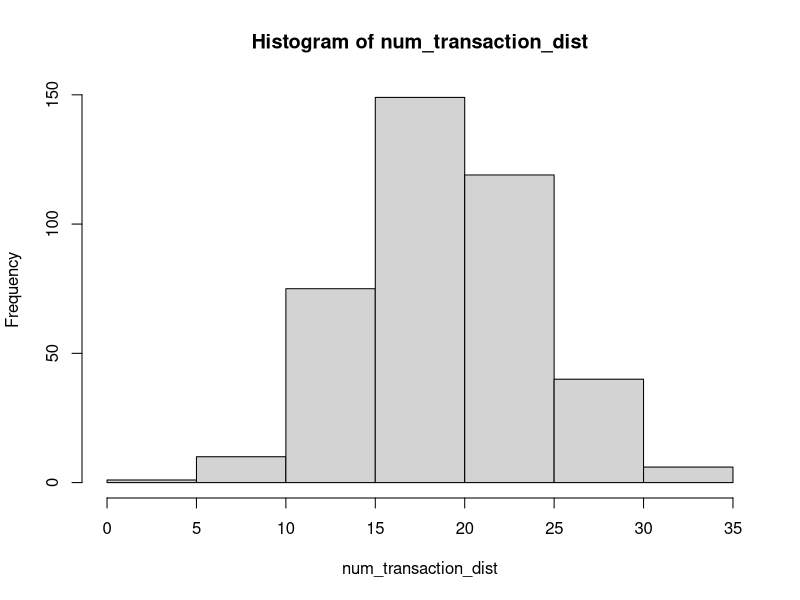
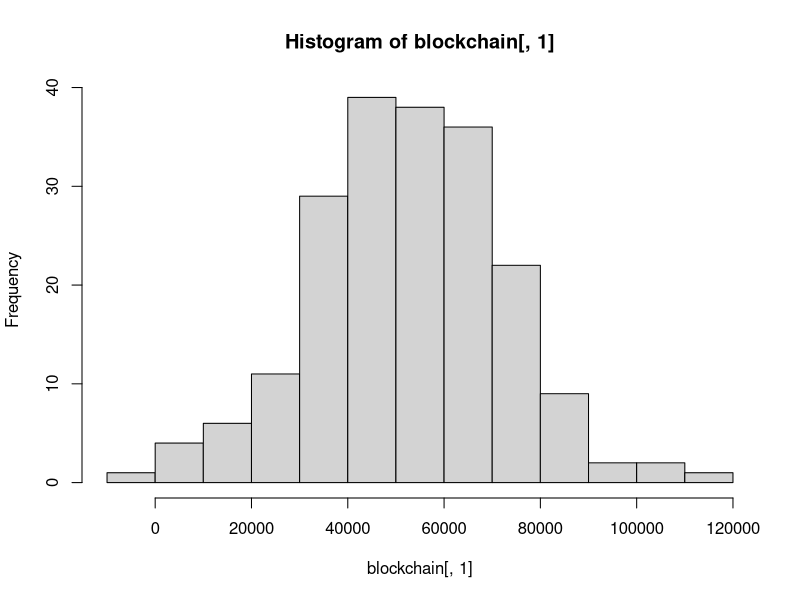

Reproduce these figures in R, in order.
# Monero dynamic blocksize simulator script
# 2017 Gingeropolous

# install.packages("ggplot2")
# install.packages("reshape")

#Only this one is necessary. Tried the above to to try and get some graphs but lost patience. 
# install.packages("digest")

library(digest)
#library(adagio)
# require(ggplot2)
# require(reshape)

setwd("/home/user/Desktop/r-blockchain-sim/")
# sink('blocksim_output.txt')


# PARAMETERS TO MODIFY
tx_mean <- 20 # mean number of transactions to add to txpool during each block
tx_sd <- 5 # standard deviation for that 
# Our Transaction Number Distribution. Just run these lines to see the distribution
num_transaction_dist <- floor(rnorm(400, mean=tx_mean, sd=tx_sd))
hist(num_transaction_dist)

num_blocks <- 20 # Number of blocks to run simulation. 720 = 1 day
default_mult <- 4 # The default fee multiplier
spike_factor <- 3 # The multiplier of simulated transaction spikes that defy the normal distribution
wallet_auto_fee <- FALSE # When I figure out how to code the auto fee I'll play with it

gen_coins <- 14092278e12 # Total generated coins grabbed from moneroblocks.info circa 3/12/2017
plus_one <- FALSE # This triggers the experimental +1 policy, where there is no fee

# Formulas and parameters that can be modified 

ref_base <- 10e12
CRYPTONOTE_BLOCK_GRANTED_FULL_REWARD_ZONE_V2 <- 60000 # new on is 300000, old one is 60000
fee_factor <- 0.004e12

# Write the new start of the blockchain text file
cat(c(date(),"New blockchain run","Number of blocks",num_blocks,"default multiplier",default_mult,"spike factor",spike_factor,"tx_mean",tx_mean,"tx_sd",tx_sd) , file = "live_blockchain.txt", sep = "\n", fill = FALSE, labels = NULL, append = FALSE)


#Formula sources

#From: https://en.wikipedia.org/wiki/Monero_(cryptocurrency)#Features
# max(0.6, floor((tot_coins − gen_coins)*2e−19)*10e−12)
# max(0.6, floor((M − A)×2−19)×10−12) XMR, with M = 264 − 1 and A = 1012 times the amount of XMR already emitted).


#From: http://monero.stackexchange.com/questions/2531/how-does-the-dynamic-fee-calculation-work
#fee = (R/R0) * (M0/M) * F0
#R: base reward
#R0: reference base reward (10 monero)
#M: block size limit
#M0: minimum block size limit (60000)
#F0: 0.002 monero

#From: https://github.com/monero-project/monero/pull/1276/files#diff-1279d7b0ddc432573cd2bd8c6e632c1fR2718
# uint64_t unscaled_fee_per_kb = (DYNAMIC_FEE_PER_KB_BASE_FEE * CRYPTONOTE_BLOCK_GRANTED_FULL_REWARD_ZONE_V2 / median_block_size);

# These shouldn't be modified
size_block_template <- 0 # Don't modify
tot_coins <- 0xffffffffffffffff # Grabbed from moneromooos thing. Hooray R can read this nonsense

# Create a tx_pool, where each transaction is merely identified by the fee multiplier associated with it
# Transactions will be added to the pool by appending to it, so the higher index of the transaction, the newer the transaction
# tx_pool <- c() # should declare empty? screw it, we're not concerned with memory performance
#I think this should be a matrix

tx_pool <- matrix(NA,ncol = 5)

# Tx pool format:
# Col 1: block entered
# Col 2: fee
# Col 3: hash
# Col 4: tx_size, currently fixed, but will at some point be variable
# Col 5: fee multiplier

# Create a blockchain, and boostrap it with a median as pulled from the existing blockchain
blockchain <- matrix(NA,nrow=200, ncol = 10)
blockchain[,1] <- (rnorm(200, mean=51983.5, sd=20000))
hist(blockchain[,1])

# Block header format
# Col 1: block size
# Col 2: Number of transactions
# Col 3: unmodified base reward
# Col 4: Penalty
# Col 5: Total fees
# Col 6: Final block reward
# Col 7: Remaining transaction in txpool
# Col 8: Number transaction entered into pool in this block
# Col 9: Max age of transaction that was added to this block
# Col 10: Median past 100

bcnames <- c("Block Size","Transactions in block","Base Reward","Block Penalty","Fees in Block","Total Block Reward with Fees","Remaining of txs in txpool","Num transactions entered into txpool","Oldest.tx","Median100")

tmpltnames <- c("Blocktime added to txpool","Fee","Hash","Size","Multiplier")


# This is the beginning of the simulated blockchain. It will run num_blocks many times.
for (i in 1:num_blocks) {
  print("Beginning of block loop")
  print(i)
  #Take care of base reward!
  base_reward <-( tot_coins - gen_coins ) * 2^-19 
  if (base_reward < 600000000000) { base_reward <- 600000000000 }
  
  # Lets generate some fake numbers!
  
  # Number of transactions being created by users and added to the txpool in this block
  num_tx <- rnorm(1, mean=tx_mean, sd=tx_sd) # Genernate the number of transactions that are getting into the mempool during this block
  if (num_tx < 0 ) {num_tx <- 0} # If the numberis below 0, then force to 0. Skews the distribution to 0,
  if (i ==1 ) {num_tx <- 10} # Prevents dimension problem if first transaction pool is 0
  
  # A random function to create large influxes of transactions that defy the normal distribution, spike
  
  spike <- runif(1) # Probability of pool dump randomizer, or just large transaction entrance
  if (spike > 0.95 ) {num_tx <- num_tx*spike_factor}
  
  num_tx=floor(num_tx*(1+sin(i/180)))
  
  #pprint("Number of transactions")
  #print(num_tx)
  
  # What is the current size of the transaction pool
  tx_pool_num <- nrow(tx_pool)

  # What is the current median of the last 100 blocks
  size_of_blockchain <- nrow(blockchain)
  last_100 <- c(blockchain[(size_of_blockchain-99):size_of_blockchain],1)
  med_100 <- as.numeric(median(last_100))
  cat(c("Original med_100 calc:",med_100) , file = "live_blockchain.txt", sep = "\n", fill = TRUE, labels = NULL, append = TRUE)
  if (med_100 < CRYPTONOTE_BLOCK_GRANTED_FULL_REWARD_ZONE_V2) {med_100 <- CRYPTONOTE_BLOCK_GRANTED_FULL_REWARD_ZONE_V2}

  #Lets try the per kb fee
  #The one below, as documented on the SE and on bitcointalk, doesn't seem to actually be implemented in the code
  #fee <- (base_reward/ref_base)*(min_block/block_size_limit)*fee_factor  
  #This one seems to be implemented
  # unscaled_fee_per_kb = (DYNAMIC_FEE_PER_KB_BASE_FEE * CRYPTONOTE_BLOCK_GRANTED_FULL_REWARD_ZONE_V2 / median_block_size);
 
  # From jollymorts work: https://github.com/JollyMort/monero-research/blob/master/Monero%20Dynamic%20Block%20Size%20and%20Dynamic%20Minimum%20Fee/Monero%20Dynamic%20Block%20Size%20and%20Dynamic%20Minimum%20Fee%20-%20DRAFT.md
  
  # F_mc = (R / R_0) * (M_0 / M) * F_0
  #where R_0 = 10 monero is the reference base reward, and F_0 = 0.002 monero / kB.
  # where R is the base block reward, B the block size and M the median block size of the last 100 blocks. The penalty doesn't come in effect unless B > M_0, where M_0 = 60000 bytes is the minimum penalty-free block size. Maximum allowed block size is 2 * M, at which the full base block reward is witheld.
  R <- base_reward
  R_0 <- 10e12
  M <- med_100
  M_0 <- CRYPTONOTE_BLOCK_GRANTED_FULL_REWARD_ZONE_V2
  F_0 <- fee_factor
  
  perkb_fee = (R / R_0) * (M_0 / M) * F_0
  
  # perkb_fee <- fee_factor*CRYPTONOTE_BLOCK_GRANTED_FULL_REWARD_ZONE_V2/med_100
  mult <- default_mult
  # Lets try simulating transactions being created during this block    

    for (p in 1:num_tx) {  
    
    # These are some really quanticed transactions!
    tx_size_random <- runif(1) 
    if(tx_size_random <= 0.5) {tx_base <- 12.65
    } else if (tx_size_random > 0.5 && tx_size_random <= 0.75) {tx_base <- 49.89
    } else if (tx_size_random > 0.75 && tx_size_random <= 0.85) {tx_base <- 23.57
    } else if (tx_size_random > 0.85 && tx_size_random <= 0.90) {tx_base <- 17.06
    } else if (tx_size_random > 0.90 && tx_size_random <= 0.98) {tx_base <- 37.58
    } else if (tx_size_random > 0.98 && tx_size_random <= 1.00) {tx_base <- 62.58
    } else {tx_base <- 12.66}
    
    tx_size <- rnorm(1, mean=(tx_base*1024), sd=1024) 
    #hist(rnorm(500, (tx_base*1024), sd=256))
    
    
    if (wallet_auto_fee == TRUE) {
      # skip for now. Need to add back in if tx_pool_size > med_100
    } else {
      transaction <- c(i,mult*perkb_fee*(tx_size/1024),digest(runif(1),algo="md5"),tx_size,mult) # Add the transaction to the mempool, 
      # Where the transaction is identified by the block # its added in, the fee multiplier, a random hash, and the transaction size
      tx_pool <- rbind(tx_pool,transaction) 
    }
  }
  
  # OK, lets try to make a block and add it to the chain and delete the transactions from the transaction pool
  # This is gonna be a bitch
  
  tx_pool_copy <- tx_pool # Lets not mess with the main transaction pool. This is useless. Dunno why I copied.
  block_template <- matrix(NA, ncol = 5)
  # initiate the block template, creating a random hash, and the size comes from 0.0928*1024
  block_template[1,] <- c(0,0,digest(runif(1),algo="md5"),95.0272,0) 
  #print("Before blockfill loop")
  #print(block_template)
  
  countloop <- 0 # Was for debugging how many times the blockfill loop ran
  
  if (nrow(tx_pool_copy) == 0) {print("Tx pool empty") # Empty transactions pools cause the sim to break
    } else {
  
  # blockfill can be found here
  #  https://github.com/monero-project/monero/blob/c642d3224c65c993ded9423358c818b83b7d74b9/src/cryptonote_core/tx_pool.cpp#L609  
  # On review, that algo seems to prioritize by fee and then by age of transaction. 
    
  repeat { # This is the beginning of the block template loop
    countloop <- countloop + 1 # This was for debugging. Shows how many times it takes to fill a block
    size_block_template <- sum(as.numeric(block_template[,4]))
    cat(c("Countloop: ",countloop," Original size_block_template:",size_block_template) , file = "live_blockchain.txt", sep = "\n", fill = TRUE, labels = NULL, append = TRUE)
  # First, we'll see if there are any high fee transactions in the mempool
    
    if (nrow(tx_pool_copy) == 0) { # Introduced because buggy if txpool gets emptied by blockfilling process 
      print("Tx pool empty and detected in blockfill loop")
      break 
      } else {
    
    # This culls any transactions that force the block to 2x median. Kind of useless maybe
    # new_cand_size <- size_block_template + as.numeric(tx_pool_copy[,4])
    # too_big_index <- which(new_cand_size[] > (2*med_100))
    # if (length(too_big_index) > 0 && length(too_big_index) < (nrow(tx_pool_copy)-1)) 
    # {
    #   tx_pool_copy <- tx_pool_copy[-too_big_index,,drop = FALSE]
    # }
    # else if (length(too_big_index) == nrow(tx_pool_copy)) 
    {
      #print("All the txs are tooooo BIG!")
    } # Let the if/thens below take care of the break

    # B <- size_block_template + as.numeric(tx_pool_copy[1,4])
    
    # P_current = R * ((B / M) - 1) ^ 2
    
    # Column 6: shows the difference between the current median and the new potential blocksize with the transaction added
    tx_pool_comp <- cbind(tx_pool_copy,c(M-size_block_template))
    # Column 7: This line will calculate P_current if the transaction is added to the block
    # R * ( (B / M) - 1) ^ 2
    tx_pool_comp <- cbind(tx_pool_comp,c(R * ( ( (as.numeric(tx_pool_comp[,4]) + size_block_template / med_100) -1 ) ^ 2 )))
    # Column 8: This line will calculate the total blockreward if the transaction is added to the block template
    tx_pool_comp <- cbind(tx_pool_comp,c(as.numeric(tx_pool_comp[,2])+base_reward-as.numeric(tx_pool_comp[,7])))
    
    tx_pool_comp <- tx_pool_comp[complete.cases(tx_pool_comp),,drop=FALSE] # Get rid of the goddamned NA
    tx_pool_copy <- tx_pool_copy[complete.cases(tx_pool_copy),,drop=FALSE] # Get rid of the goddamned NA
    
    # For reference
    # P_current = R * ((B / M) - 1) ^ 2
    # F_mc = (R / R_0) * (M_0 / M) * F_0
    # where R_0 = 10 monero is the reference base reward, and F_0 = 0.002 monero / kB.
    # where R is the base block reward, B the block size and M the median block size of the last 100 blocks. The penalty doesn't come in effect unless B > M_0, where M_0 = 60000 bytes is the minimum penalty-free block size. Maximum allowed block size is 2 * M, at which the full base block reward is witheld.
    # This is used in the final if statement. Need to modify to match the other penalize calculation
  
    # TX_POOL_COMP format
    # Col 1: block entered
    # Col 2: fee
    # Col 3: hash
    # Col 4: tx_size
    # Col 5: fee multiplier 
    # Col 6: size difference: Median - new candidate block with this transaction
    # Col 7: P_current if this transaction is added to the current block template
    # Col 8: Total block reward if this transaction is added to block template
    
    #find the highest fee multiplier and subset the pool into a high multiplier pool
    highest_mult <- max(as.numeric(tx_pool_comp[,5])) # find the highest fee MULTIPLIER
    high_mult_index <- c(which(as.numeric(tx_pool_comp[,5]) == highest_mult)) # Get row indexes of all the transactions with this multiplier
    high_mult_pool <- rbind(tx_pool_comp[high_mult_index,]) # Create sub matrix of the high transactions
    block_ordered_pool <- high_mult_pool[sort.list(high_mult_pool[,1]),,drop=FALSE] # Sort the high fee subset by when they were added to the tx pool
    
    # Could be a way to do all this without copying the data. Sort a bunch of vectors or something. 
    
    # Need to use the difference between median and current blocksize to subset pool for candidates and then sort that pool by block age
    
    #cat("TX_POOL_COMP" , file = "live_blockchain.txt", sep = "\n", fill = TRUE, labels = NULL, append = TRUE)
    #write.table(tx_pool_comp, file="live_blockchain.txt", row.names=FALSE, col.names=FALSE, append = TRUE, quote=FALSE, sep = "\t")
    
    if (size_block_template + as.numeric(block_ordered_pool[1,4]) <= med_100) {
      #So this is the easiest. If the block is lower than the median, we just add most recent and highest fee (would be the most profitable)
      #print("First if")
      #print(countloop)
      #print(block_ordered_pool[1,]) # For logging
      print("First if triggered")
      new_transaction <- block_ordered_pool[1,1:5]
      P_current <- 0
      
      } else if (size_block_template + as.numeric(block_ordered_pool[1,4]) > med_100) {
        print("Second if triggered - standard addition goes over median")
        highest_gain <- max(as.numeric(tx_pool_comp[,8]))
        stuff_index <- c(which(as.numeric(tx_pool_comp[,4]) <= as.numeric(tx_pool_comp[,6])))
        if (length(stuff_index >= 1)) {
          print("First sub-if. Things can still fit in the block, just not the one that should go in based on transaction age")
          stuff_pool <- tx_pool_comp[stuff_index,,drop=FALSE] # Extract the transactions that will fit
          block_ordered_stuff <- stuff_pool[sort.list(stuff_pool[,1]),,drop=FALSE] # Sort these based on their block age
          new_transaction <- block_ordered_stuff[1,1:5]
          P_current <- 0
        } else if (highest_gain >= 0) {
          print("Second sub-if. A normal ordered transaction can't fit, we can't stuff another in, but there is a high gain transaction")
          high_gain_index <- c(which(as.numeric(tx_pool_comp[,8]) == highest_gain)) # Get row indexes of all the transactions with this gain
          if (length(high_gain_index) > 1) {high_gain_index <- high_gain_index[1]} # In future can make this random but screw it for now
          new_transaction <- tx_pool_comp[high_gain_index,1:5]
          P_current <- as.numeric(tx_pool_comp[high_gain_index,7])
          
        } else {
          print("Break out of blockfill because over median and no gain possible")
          break
      }
    } else { 
      print ("No blockfill conditions met at all")
      break
      }
    
    block_template <- rbind(block_template,new_transaction) # Add a transaction to the block template
    tx_index <- which(tx_pool_copy[,3] == new_transaction[3]) # Use the hash identifier to get index of transaction in original txpool
    tx_pool_copy <- tx_pool_copy[-tx_index,,drop = FALSE] # delete this transaction from the tx_pool_copy, drop=FALSe prevents the fucker from turning into a vector
    
 } # end of second else for the tx_pool being non-empty
 } # This is the end of the Repeat Loop for creating a block template
  } # end of first else for the tx_pool being non-empty
  
    newblocksize <- sum(as.numeric(block_template[,4]))
    newblocktx <- nrow(block_template)
    new_base_reward <- base_reward - P_current
    newblockfees <- sum(as.numeric(block_template[,2]))
    newblockreward <- base_reward - P_current + newblockfees

    
  #print("We made it out of the blockfill loop")
  # Block header format
  # Col 1: block size
  # Col 2: Number of transactions
  # Col 3: unmodified base reward
  # Col 4: Penalty
  # Col 5: Total fees
  # Col 6: Final block reward
  # Col 7: Remaining transaction in txpool
  # Col 8: Number transaction entered into pool in this block
  # Col 9: Max age of transaction that was added to this block
  # Col 10: Median 100
  
  # Lets add a new block to the chain !!!
  
  newblock <- c(newblocksize,newblocktx,new_base_reward,P_current,newblockfees,newblockreward,(nrow(tx_pool_copy)),num_tx,i-max(as.numeric(block_template[,1])),med_100)
  #print(newblock)
  blockchain <- rbind (blockchain,newblock)
  
  colnames(block_template)<-tmpltnames
  
  tx_pool <- tx_pool_copy
  cat("New block being added" , file = "live_blockchain.txt", sep = "\n", fill = FALSE, labels = NULL, append = TRUE)
  cat(c(bcnames,"\n"), file = "live_blockchain.txt", sep = "\t", fill = FALSE, labels = NULL, append = TRUE)
  cat(c(newblock,"\n"), file = "live_blockchain.txt", sep = "\t", fill = FALSE, labels = NULL, append = TRUE)
  cat("Block Template" , file = "live_blockchain.txt", sep = "\n", fill = TRUE, labels = NULL, append = TRUE)
  cat(c(tmpltnames,"\n"), file = "live_blockchain.txt", sep = "\t", fill = TRUE, labels = NULL, append = TRUE)
  write.table(block_template, file="live_blockchain.txt", row.names=FALSE, col.names=FALSE, append = TRUE, quote=FALSE, sep = "\t")
  
  #print("Iteration")
  #print(i)
  #print("New Block Info")
  #print(newblock)
  
  gen_coins <- gen_coins + new_base_reward
  
  # Rest all these variables
  #Sys.sleep(1)
} # End of primary for loop

synth_blockchain <- blockchain[complete.cases(blockchain),]


#matplot(synth_blockchain,type="l",)
#legend("bottom", inset=.05, legend=bcnames, pch=1, col=c(2,4), horiz=FALSE)

nums <- seq(1,nrow(synth_blockchain),1)
#synth_blockchain <- cbind(synth_blockchain,nums)
colnames(synth_blockchain)<-bcnames
bcdf <- data.frame(synth_blockchain,row.names=nums)

#sink()

write.table(bcdf, file = "blockchain.txt", append = FALSE, quote = TRUE, sep = "\t",
            eol = "\n", na = "NA", dec = ".", row.names = FALSE,
            col.names = TRUE, qmethod = c("escape", "double"))

write.table(tx_pool, file = "finaltxpool.txt", append = FALSE, quote = TRUE, sep = "\t",
            eol = "\n", na = "NA", dec = ".", row.names = FALSE,
            col.names = TRUE, qmethod = c("escape", "double"))

#plot(synth_blockchain[,1], type="o", col="blue")



